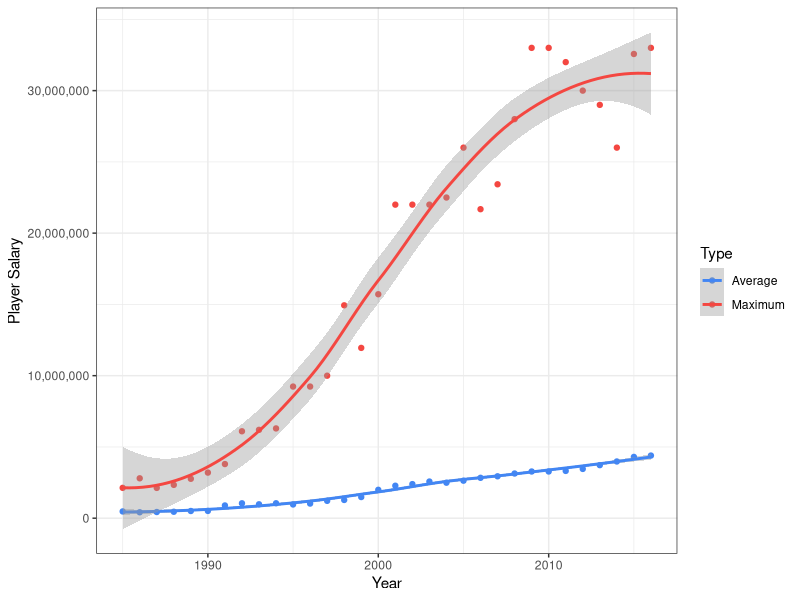
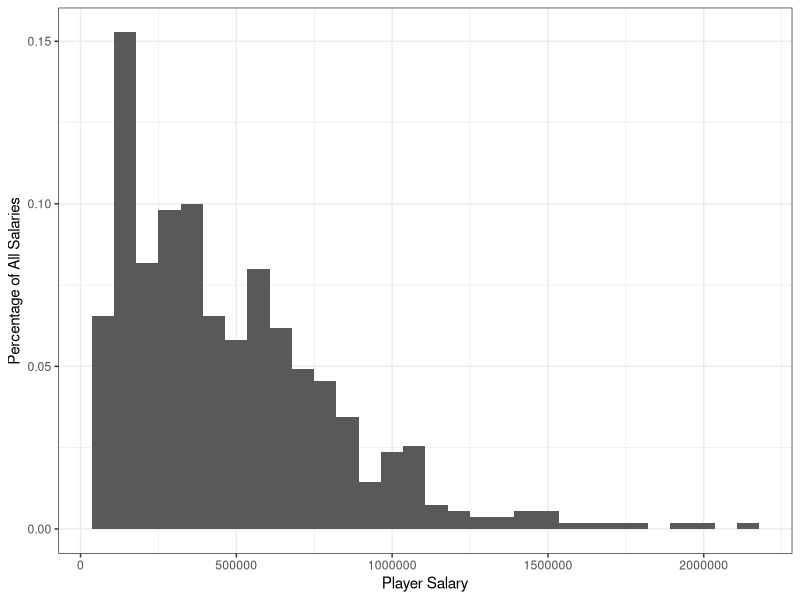
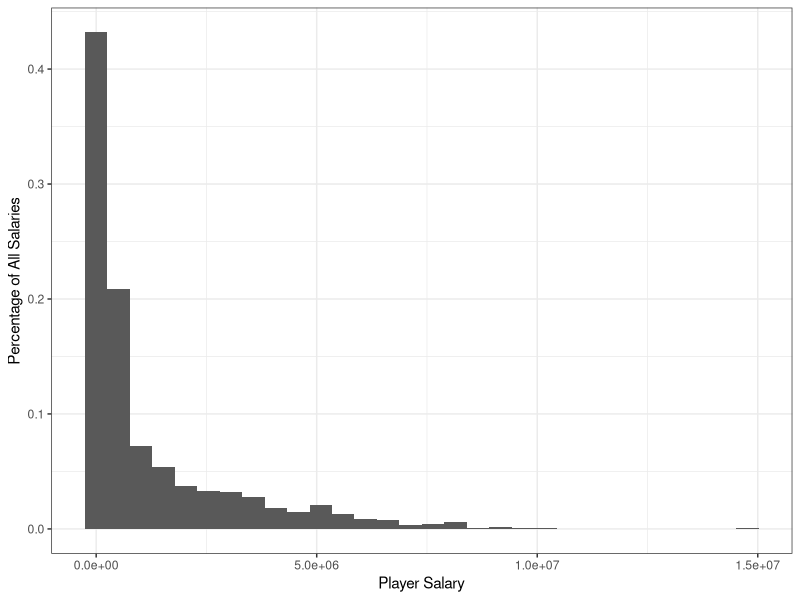
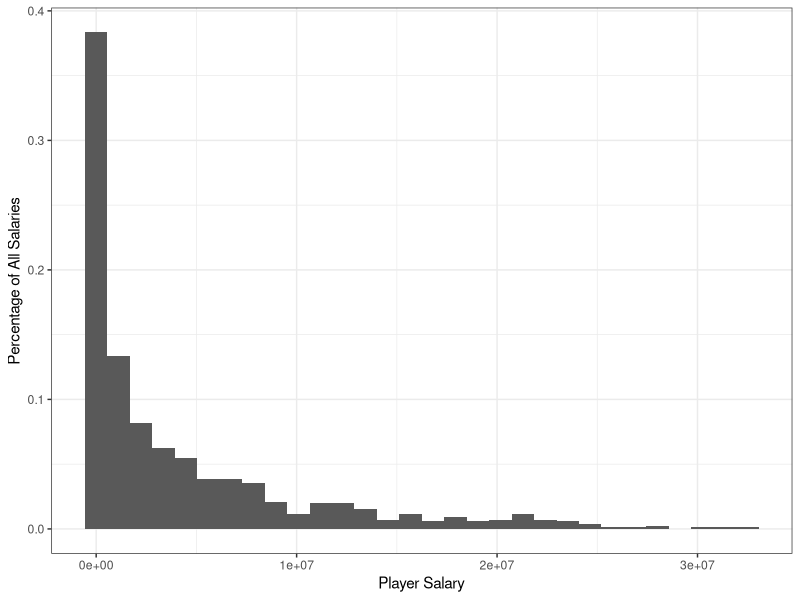
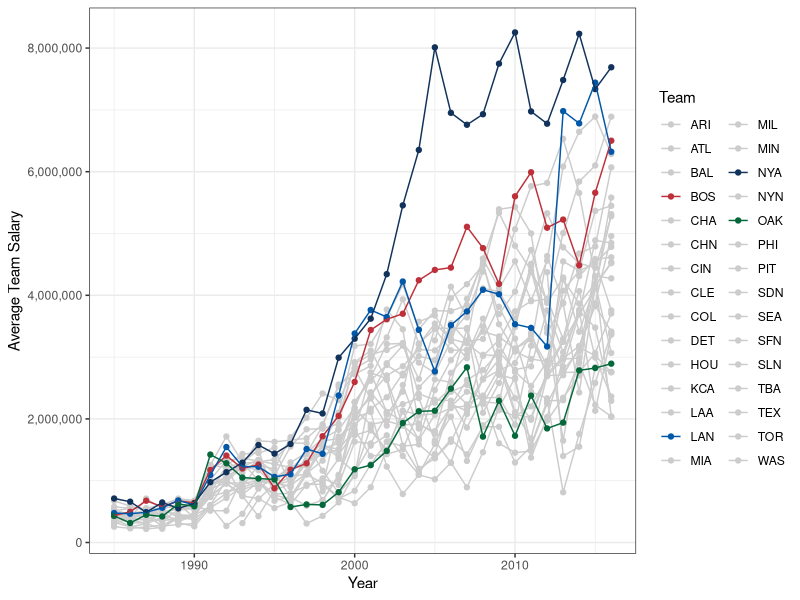
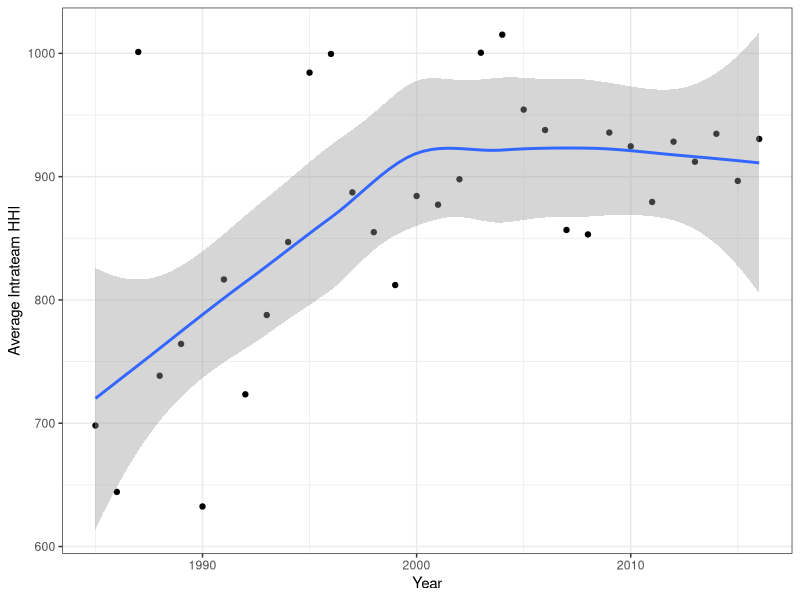
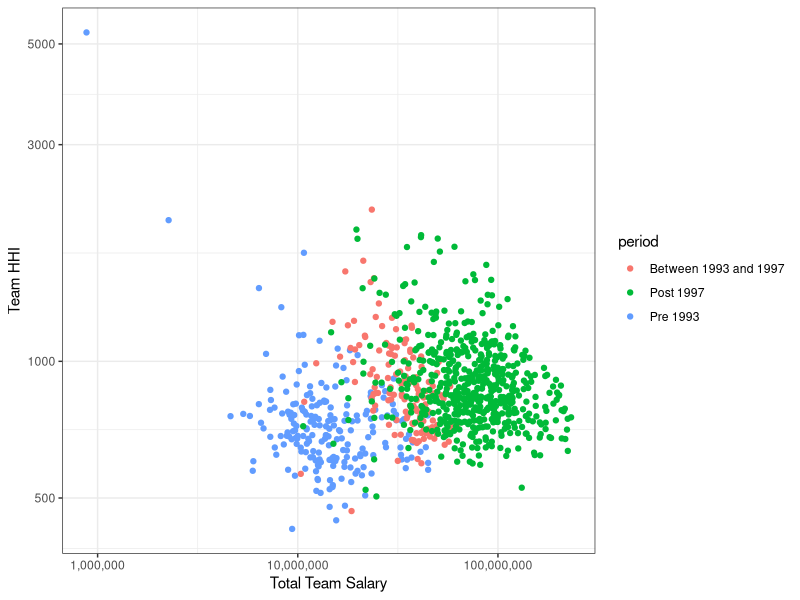

These charts were generated, in order, by the following R code:
## ---- chunk 1
library(here)
library(tidyverse)
library(scales)

theme_set(theme_bw())

knitr::opts_chunk$set(echo = TRUE)
## ---- chunk 2
teams <- read_csv(here('teams.csv'))
salaries <- read_csv(here('salaries.csv'))
## ---- chunk 3
teams <- teams %>%
  filter(1985 <= yearID & yearID <= 2016) %>%
  mutate(winPercentage = W / (W + L) * 1000)

salaries <- salaries %>%
  filter(1985 <= yearID & yearID <= 2016) %>%
  mutate(salaryMil = salary / 1000000)
## ---- chunk 4
teams <- teams %>%
  inner_join(salaries) %>%
  group_by(yearID, teamID, G, W, L, winPercentage) %>%
  summarize(totalSalaryMil = sum(salaryMil))
## ---- chunk 5
salaries <- salaries %>% 
  inner_join(teams) %>%
  mutate(salaryShare = salaryMil / totalSalaryMil * 100) %>%
  mutate(salaryShareSquared = salaryShare ^ 2) %>%
  select(yearID, teamID, playerID, salary, salaryShare, salaryShareSquared)
## ---- chunk 6
teams <- teams %>%
  inner_join(salaries) %>%
  group_by(yearID, teamID, G, W, L, winPercentage, totalSalaryMil) %>%
  summarize(HHI = sum(salaryShareSquared))
## ---- chunk 7
teams_old <- teams %>%
  filter(1985 <= yearID & yearID <= 1998) %>%
  mutate(normalizedYear = yearID - 1985)

salaries_old <- salaries %>%
  filter(1985 <= yearID & yearID <= 1998)
## ---- chunk 8
summary(teams_old$winPercentage)
summary(teams_old$totalSalaryMil)
summary(teams_old$HHI)
## ---- chunk 9
linear_fixed_old <- lm(formula = winPercentage ~ totalSalaryMil + HHI + normalizedYear + teamID + 0,
                       data = teams_old)
summary(linear_fixed_old)$coefficients
## ---- chunk 10
linear_random_old <- lm(formula = winPercentage ~ totalSalaryMil + HHI + normalizedYear,
                        data = teams_old)
summary(linear_random_old)$coefficients
## ---- chunk 11
log_log_fixed_old <- lm(formula = log(winPercentage) ~ log(totalSalaryMil) + log(HHI) + normalizedYear + teamID + 0,
                        data = teams_old)
summary(log_log_fixed_old)$coefficients
## ---- chunk 12
log_log_random_old <- lm(formula = log(winPercentage) ~ log(totalSalaryMil) + log(HHI) + normalizedYear,
                         data = teams_old)
summary(log_log_random_old)$coefficients
## ---- chunk 13
salary_vs_time <- salaries %>%
  group_by(yearID) %>%
  summarize(avg = mean(salary), max = max(salary))

ggplot(data = salary_vs_time) +
  geom_point(aes(x = yearID, y = avg, color = 'Average')) +
  geom_smooth(aes(x = yearID, y = avg, color = 'Average')) + 
  geom_point(aes(x = yearID, y = max, color = 'Maximum')) + 
  geom_smooth(aes(x = yearID, y = max, color = 'Maximum')) +
  scale_color_manual(values = c('#4286f4', '#f44741')) +
  scale_y_continuous(labels = comma) + 
  labs(color = 'Type') +
  xlab('Year') +
  ylab('Player Salary')
## ---- chunk 14
salaries_1985 <- filter(salaries, yearID == 1985)
salaries_1998 <- filter(salaries, yearID == 1998)
salaries_2016 <- filter(salaries, yearID == 2016)

ggplot(data = salaries_1985) +
  geom_histogram(aes(x = salary, y = (..count..)/sum(..count..))) +
  xlab('Player Salary') +
  ylab('Percentage of All Salaries')

ggplot(data = salaries_1998) +
  geom_histogram(aes(x = salary, y = (..count..)/sum(..count..))) +
  xlab('Player Salary') +
  ylab('Percentage of All Salaries')

ggplot(data = salaries_2016) +
  geom_histogram(aes(x = salary, y = (..count..)/sum(..count..))) +
  xlab('Player Salary') +
  ylab('Percentage of All Salaries')
## ---- chunk 15
current_teamIDs <- c('ARI', 'ATL', 'BAL', 'BOS', 'CHA', 'CHN', 'CIN', 'CLE', 'COL', 'DET',
                     'HOU', 'KCA', 'LAA', 'LAN', 'MIA', 'MIL', 'MIN', 'NYA', 'NYN', 'OAK',
                     'PHI', 'PIT', 'SDN', 'SEA', 'SFN', 'SLN', 'TBA', 'TEX', 'TOR', 'WAS')
team_colors <- c('#cccccc', '#cccccc', '#cccccc', '#BD3039', '#cccccc',
                 '#cccccc', '#cccccc', '#cccccc', '#cccccc', '#cccccc',
                 '#cccccc', '#cccccc', '#cccccc', '#0157a8', '#cccccc',
                 '#cccccc', '#cccccc', '#11325b', '#cccccc', '#04683b',
                 '#cccccc', '#cccccc', '#cccccc', '#cccccc', '#cccccc',
                 '#cccccc', '#cccccc', '#cccccc', '#cccccc', '#cccccc')
colored_teamIDs <- c('BOS', 'LAN', 'NYA', 'OAK')

team_salary_vs_time <- salaries %>%
  filter(teamID %in% current_teamIDs) %>%
  group_by(yearID, teamID) %>%
  summarize(avg = mean(salary)) %>%
  mutate(flag = teamID %in% colored_teamIDs)

underlay_data <- filter(team_salary_vs_time, !flag)
overlay_data <- filter(team_salary_vs_time, flag)

ggplot() +
  geom_point(data = underlay_data, aes(x = yearID, y = avg, color = teamID)) +
  geom_line(data = underlay_data, aes(x = yearID, y = avg, color = teamID)) +
  geom_point(data = overlay_data, aes(x = yearID, y = avg, color = teamID)) +
  geom_line(data = overlay_data, aes(x = yearID, y = avg, color = teamID)) +
  scale_y_continuous(labels = comma) + 
  scale_color_manual(values = team_colors) +
  labs(color = 'Team') +
  xlab('Year') +
  ylab('Average Team Salary')
## ---- chunk 16
hhi_vs_time <- teams %>%
  group_by(yearID) %>%
  summarize(avg = mean(HHI))

ggplot(data = hhi_vs_time) +
  geom_point(aes(x = yearID, y = avg)) +
  geom_smooth(aes(x = yearID, y = avg)) + 
  xlab('Year') +
  ylab('Average Intrateam HHI')
## ---- chunk 17
year_to_period <- function(year) {
  if (year <= 1992) {
    return('Pre 1993')
  }
  else if (1993 <= year & year <= 1997) {
    return('Between 1993 and 1997')
  }
  else {
    return('Post 1997')
  }
}

hhi_vs_total_salary <- teams %>%
  mutate(period = year_to_period(yearID))

ggplot(data = hhi_vs_total_salary) +
  geom_point(aes(x = totalSalaryMil * 1000000, y = HHI, color = period)) +
  scale_x_log10(labels = comma) +
  scale_y_log10() +
  xlab('Total Team Salary') +
  ylab('Team HHI')
## ---- chunk 18
teams_old <- teams %>%
  filter(1999 <= yearID & yearID <= 2016) %>%
  mutate(normalizedYear = yearID - 1999)

salaries_old <- salaries %>%
  filter(1999 <= yearID & yearID <= 2016)
## ---- chunk 19

## ---- chunk 20

## ---- chunk 21

## ---- chunk 22
